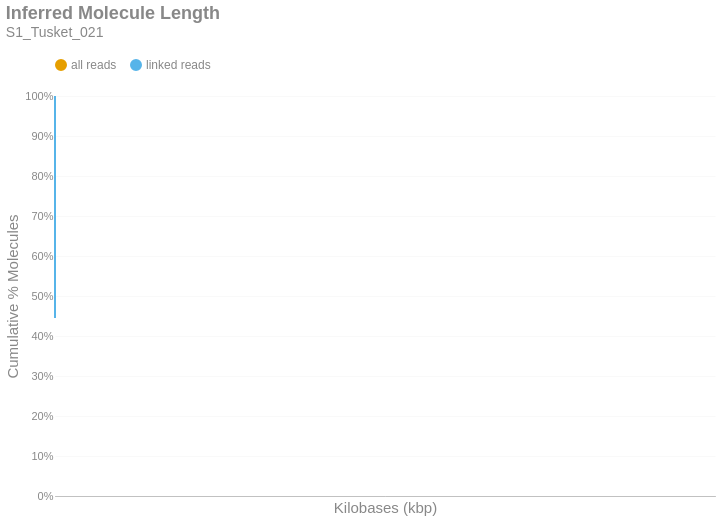

Here is the notebook cell this chart was saved with:
### Markdown cell above
### Inferred Molecule Length
This is the cumulative frequency distribution of molecule lengths inferred from the first and last alignment positions along a contig for all alignments associated with a single linked-read barcode on a given contig.There are two distributions: one with `all` the alignments (yellow) and another with only `linked reads` (blue). The percent of molecules in the `linked reads` distribution is relative to the total number of linked molecules.

### Code cell
if SKIPLR:
    print_html(f"Skipped")
else:
    binned_df = consolidated_hist(valids['length_inferred']/1000, mask, 10, True)
    binned_df = binned_df.with_columns(
        pl.when(pl.col('bin').cast(pl.Utf8) == '0').then(pl.lit('1')).otherwise(pl.col('bin').cast(pl.Utf8)).alias('bin')
    )
    with SafeRender(binned_df):
        (
            density_plot(binned_df, 'Inferred Molecule Length', samplename, 'inferredlen')
            .transform_calculate(bin_kb='datum.bin / 1000')
            .encode(
                x=alt.X('bin_kb:Q', title="Kilobases (kbp)").scale(type='log', padding=0).axis(labelAngle=-40),
                y=alt.Y('value:Q', title='Cumulative % Molecules')
                    .axis(format='%')
                    .stack(False)
                    .scale(domainMin=0, domainMax=1,padding=0),
                color=alt.Color("key:N").scale(domain = ["all reads", "linked reads"]),
                tooltip = [
                    alt.Tooltip("key:N", title = "Data Type"),
                    alt.Tooltip("range_label:N", title="Kilobases"),
                    alt.Tooltip("value:Q", format = ".2%", title="% Molecules (Cum.)")
                ]
            )
        ).display()

### Figure 1 — Vega-Lite specification as saved in the notebook (floating-point values rounded to 4 significant figures; data arrays with more than 128 entries replaced by an {"elided": "..."} marker saying what was removed)
{"width": "container", "height": 400, "config": {"title": {"anchor": "start", "dy": -15, "fontSize": 18, "color": "#888888", "subtitleColor": "#888888", "subtitleFontSize": 14}, "arc": {"fill": "#0072B2"}, "axis": {"domainColor": "#888888", "domainWidth": 0.5, "gridWidth": 0.2, "grid": false, "titleFontWeight": 400, "titleFontSize": 15, "labelFontSize": 11, "labelColor": "#888888", "tickColor": "#888888", "tickWidth": 0.2, "titleColor": "#888888"}, "axisBand": {"grid": false}, "axisX": {"grid": true, "tickSize": 10, "domainCap": "round"}, "axisY": {"domain": false, "grid": true, "tickSize": 0, "domainCap": "round"}, "background": "transparent", "header": {"labelFontSize": 15, "labelColor": "#888888", "titleFontSize": 15, "titleFontWeight": 600, "titleColor": "#888888"}, "legend": {"labelFont": "sans-serif", "labelFontSize": 12, "labelColor": "#888888", "symbolSize": 100, "symbolType": "circle", "titleFontSize": 12, "titlePadding": 10, "titleColor": "#888888", "title": null, "orient": "top"}, "range": {"category": ["#E69F00", "#56B4E9", "#009E73", "#F0E442", "#0072B2", "#D55E00", "#CC79A7", "#000000"], "diverging": ["#cfe8f3", "#a2d4ec", "#73bfe2", "#46abdb", "#1696d2", "#12719e"]}, "area": {"fill": "#0072B2", "fillOpacity": 0.7, "line": true, "strokeOpacity": 0.7}, "line": {"color": "#0072B2", "stroke": "#0072B2", "strokeWidth": 2}, "trail": {"color": "#0072B2", "stroke": "#0072B2", "strokeWidth": 0, "size": 1}, "point": {"filled": true, "fillOpacity": 1.0, "size": 95}, "text": {"color": "#888888", "fontSize": 11, "align": "right", "fontWeight": 400, "size": 11}, "bar": {"fill": "#0072B2", "stroke": null}, "view": {"stroke": null, "continuousWidth": 660, "continuousHeight": 400}}, "data": {"name": "data-bfa60821adcee7cf029031ad896f8dc5"}, "mark": {"type": "line", "interpolate": "monotone", "point": {"opacity": 0, "size": 275}}, "encoding": {"color": {"field": "key", "scale": {"domain": ["all reads", "linked reads"]}, "type": "nominal"}, "tooltip": [{"field": "key", "title": "Data Type", "type": "nominal"}, {"field": "range_label", "title": "Kilobases", "type": "nominal"}, {"field": "value", "format": ".2%", "title": "% Molecules (Cum.)", "type": "quantitative"}], "x": {"axis": {"labelAngle": -40}, "field": "bin_kb", "scale": {"type": "log", "padding": 0}, "title": "Kilobases (kbp)", "type": "quantitative"}, "y": {"axis": {"format": "%"}, "field": "value", "scale": {"domainMin": 0, "domainMax": 1, "padding": 0}, "stack": false, "title": "Cumulative % Molecules", "type": "quantitative"}}, "params": [{"name": "param_c36ac31b6afebe62", "select": {"type": "point", "fields": ["key"]}, "bind": "legend"}], "title": {"text": "Inferred Molecule Length", "subtitle": "S1_Tusket_021"}, "transform": [{"fold": ["all reads (cumsum)", "linked reads (cumsum)"]}, {"calculate": "replace(datum.key, ' (cumsum)', '')", "as": "key"}, {"filter": {"param": "param_c36ac31b6afebe62"}}, {"calculate": "datum.bin / 1000", "as": "bin_kb"}], "usermeta": {"embedOptions": {"downloadFileName": "S1_Tusket_021.inferredlen"}}, "$schema": "https://vega.github.io/schema/vega-lite/v6.1.0.json", "datasets": {"data-bfa60821adcee7cf029031ad896f8dc5": {"elided": "784 records"}}}
